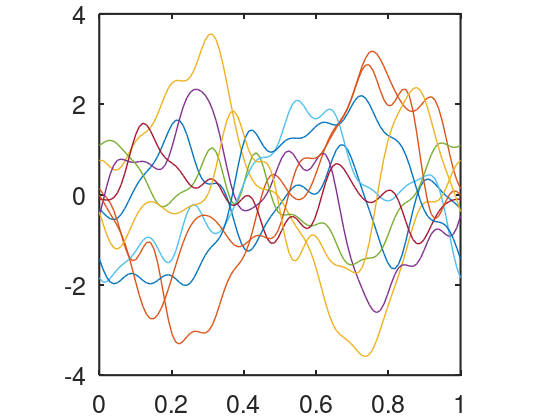
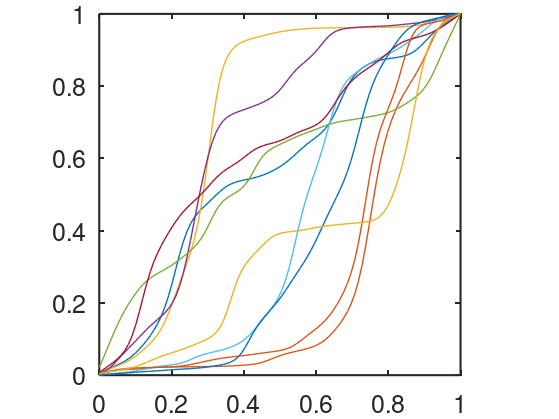

Recreate these plots in MATLAB, in order.
% Generate the time warping functions without prior information using
% Algorithm 1
%%%%%%%%%%%%%%%%%%%%%%%%%%%%%%%%%%%%%%%%%%%%%%%%%%%%%%%%%%%%%%%%%%%%%%%%%%%%%%%%%%%%%%%%%%%%%%%%%%%%%%%%%%%
%%% Step 1: Create Fourier basis
%%%%%%%%%%%%%%%%%%%%%%%%%%%%%%%%%%%%%%%%%%%%%%%%%%%%%%%%%%%%%%%%%%%%%%%%%%%%%%%%%%%%%%%%%%%%%%%%%%%%%%%%%%%
clear; clear all;
addpath('supplement\');
rng(20230410); % change the seed


d = 100;
t = linspace(0,1,d);
n = 10;
for k =1:d
    f1(2*k-1,:) = sqrt(2)*sin(2*k*pi*t) ;
    f1(2*k,:) = sqrt(2)*cos(2*k*pi*t);
end


%%%%%%%%%%%%%%%%%%%%%%%%%%%%%%%%%%%%%%%%%%%%%%%%%%%%%%%%%%%%%%%%%%%%%%%%%%%%%%%%%%%%%%%%%%%%%%%%%%%%%%%%%%%
%%% Step 2: Generate the stochastic process
%%%%%%%%%%%%%%%%%%%%%%%%%%%%%%%%%%%%%%%%%%%%%%%%%%%%%%%%%%%%%%%%%%%%%%%%%%%%%%%%%%%%%%%%%%%%%%%%%%%%%%%%%%%
x_new2 = zeros(n,d);
dn =20; % the number of basis function we used

% 1). Gaussian process
for k =1: dn
    temp = normrnd(0,1/(1*k),[n,1]).*f1(k,:);
    x_new2 = x_new2 +temp;
end

% 2). laplace  %uncomment line 33 - 36 to get laplacian distributed
% coefficients
% for k =1: dn
%     temp = laprnd(n,1,0,1/k).*f1(k,:);
%     x_new2 = x_new2 +temp;
% end


% 3). uniform %uncomment line 41 - 45 to get laplacian distributed
% coefficients
% c = sqrt(3);
% for k =1: dn
%     temp = unifrnd(-c/k,c/k,[n,1]).*f1(k,:);
%     x_new2 = x_new2 +temp;
% end

%%%%%%%%%%%%%%%%%%%%%%%%%%%%%%%%%%%%%%%%%%%%%%%%%%%%%%%%%%%%%%%%%%%%%%%%%%%%%%%%%%%%%%%%%%%%%%%%%%%%%%%%%%%
%%% Step 3: Plot the simulated time warping functions
%%%%%%%%%%%%%%%%%%%%%%%%%%%%%%%%%%%%%%%%%%%%%%%%%%%%%%%%%%%%%%%%%%%%%%%%%%%%%%%%%%%%%%%%%%%%%%%%%%%%%%%%%%%
lsize = 16; % Label fontsize
nsize = 18; % Axis fontsize

figure (5);clf;
plot(t, x_new2,'linewidth', 1); % plot the stochastic process in H(0, 1)
xticks([0 0.2 0.4 0.6 0.8 1]);
ylim([-4,4]);
% xlim([0,1]);
pbaspect([1 1 1]);
set(gca, 'Fontsize', nsize,'linewidth', 1.5)
set(gcf,'paperpositionmode','auto');
set(gcf,'windowstyle','normal');
set(gca,'LooseInset',max(get(gca,'TightInset'), 0.02))
set(gca,'fontweight','normal')
opts.Colors     = get(groot,'defaultAxesColorOrder');
opts.saveFolder = 'img/';
opts.width      = 12;
opts.height     = 10;
opts.fontType   = 'Times';


% apply the inverse-clr transfromation to get warping function
theta_B3 = exp(x_new2)./(trapz(t,exp(x_new2),2));
xnew_theta2= cumsum(theta_B3,2)./sum(theta_B3,2);
figure (6);clf;
plot(t, xnew_theta2,'linewidth', 1);% plot the simulated warping function
axis equal;
ylim([0,1]);
xlim([0,1]);
xticks([0 0.2 0.4 0.6 0.8 1]);
set(gca, 'Fontsize', nsize,'linewidth', 1.5)
set(gcf,'paperpositionmode','auto');
set(gcf,'windowstyle','normal');
set(gca,'LooseInset',max(get(gca,'TightInset'), 0.02))
set(gca,'fontweight','normal')
opts.Colors     = get(groot,'defaultAxesColorOrder');
opts.saveFolder = 'img/';
opts.width      = 12;
opts.height     = 10;
opts.fontType   = 'Times';


